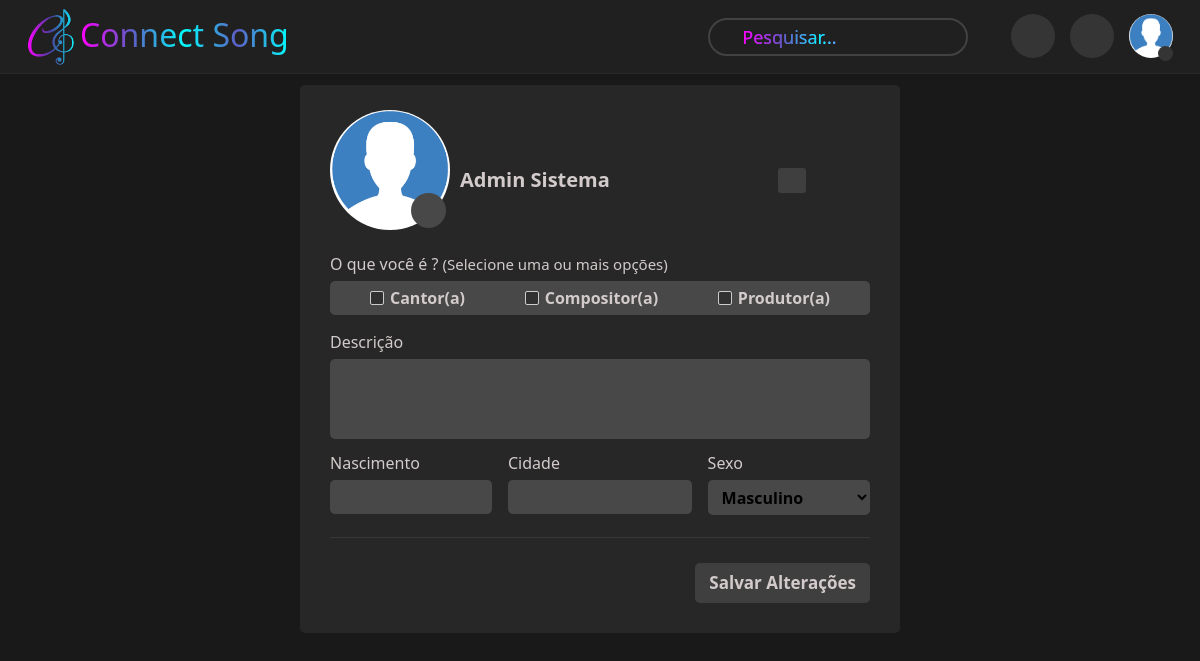
Page /perfil/editar (signed in) on the earlier database version.
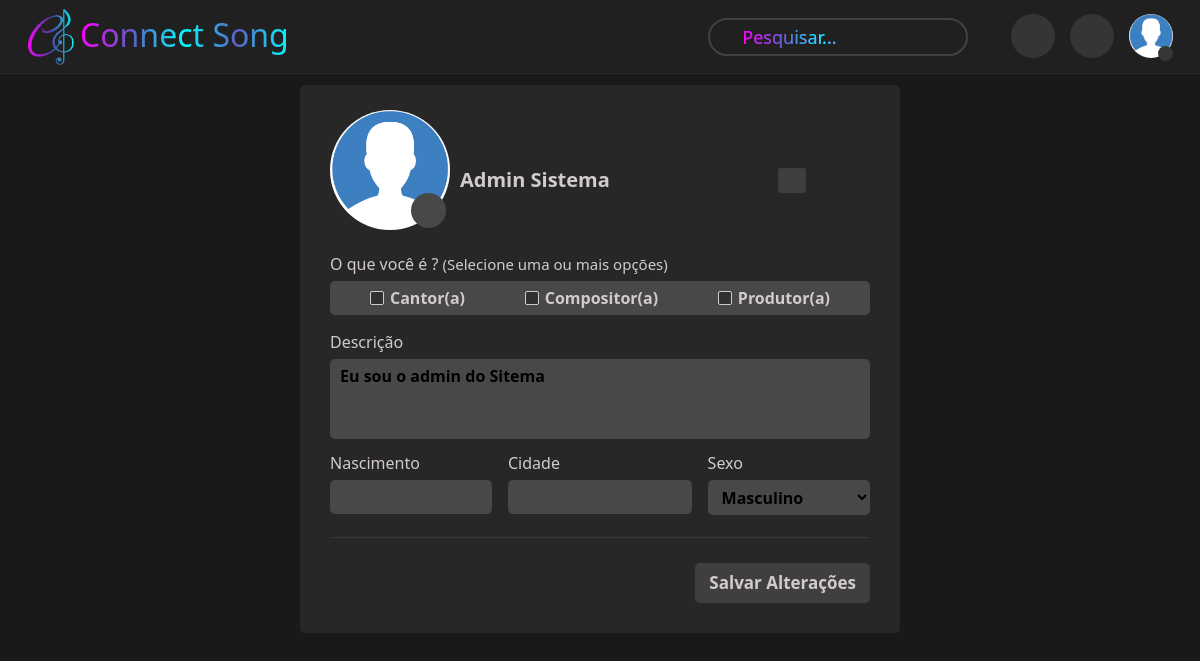
Same page on the later database version.
### usuarios/models.py (models this page shows, shortened)
class Perfil(models.Model):
    usuario = models.OneToOneField(User, on_delete=models.CASCADE)
    foto_perfil = models.ImageField(upload_to='profile_images/', null=True, blank=True)
    foto_capa = models.ImageField(upload_to='cover_images/', null=True, blank=True)
    nome_completo = models.CharField(max_length=100, null=True, blank=True)
    atribuicao = models.CharField(max_length=255, null=True, blank=True)
    descricao = models.TextField(blank=True)
    data_nascimento = models.DateField(null=True, blank=True)
    sexo = models.CharField(max_length=1, choices=sexo_opcoes, null=True, blank=True)
    cidade = models.CharField(max_length=50, null=True, blank=True)
    def get_atribuicao_display(self):
        return self.atribuicao.split('/') if self.atribuicao else []

### usuarios/views.py (the view, shortened to what this page needs)
# urls.py: path('perfil/editar', PerfilUpdate.as_view(), name='editar-perfil'),
class PerfilUpdate(LoginRequiredMixin, UpdateView):
    login_url = reverse_lazy('login')
    template_name = 'usuarios/form_perfil.html'
    model = Perfil
    form_class = PerfilForm
    def get_object(self, queryset=None):
        if self.request.user.is_authenticated:
            return self.request.user.perfil
        return None
    def get_form(self, form_class=None):
        form = super().get_form(form_class)
        form.fields['atribuicao'].initial = [opcao[0:] for opcao in form.instance.get_atribuicao_display()]
        return form
    def get_context_data(self, *args, **kwargs):
        context = super().get_context_data(*args, **kwargs)
        user = self.request.user
        perfil = Perfil.objects.get(usuario=user)
        foto = {
            'foto': perfil.foto_perfil if perfil.foto_perfil else '',
        }
        context['foto'] = foto
        return context

### usuarios/forms.py
class PerfilForm(forms.ModelForm):
    atribuicao_opcoes = (('Cantor', 'Cantor'), ('Compositor', 'Compositor'), ('Produtor', 'Produtor'))
    atribuicao = forms.MultipleChoiceField(
        choices=(atribuicao_opcoes),  # Substitua com suas opções
        widget=forms.CheckboxSelectMultiple(attrs={'class': 'atribuicao-checkbox'}),
    )
    sexo = forms.ChoiceField(choices=(sexo_opcoes), initial=None)
    class Meta:
        model = Perfil
        fields = ['nome_completo', 'foto_perfil', 'atribuicao', 'descricao', 'data_nascimento', 'cidade', 'sexo']
        widgets = {
            'foto_perfil' :forms.ClearableFileInput(attrs={'class': 'foto'})
        }
    def __init__(self, *args, **kwargs):
        super().__init__(*args, **kwargs)
        self.fields['atribuicao'].choices = self.atribuicao_opcoes
        atribuicao_atual = self.instance.atribuicao.split('/') if self.instance.atribuicao else []
        self.fields['atribuicao'].initial = atribuicao_atual

### usuarios/templates/usuarios/form_perfil.html (shortened to what this page needs)
{% extends 'paginas/index.html' %}
{% load static %}
{% load crispy_forms_tags %}
{% block styles %}
    <link rel="stylesheet" href="{% static 'css/form-perfil.css' %}">
{% endblock %}
{% block content %}
<div class="form-container">
    <form action="" method="POST" enctype="multipart/form-data" id="form-perfil">
        <div id="foto_nome-box">
            <div class="input-field" id="input-foto">
                <label for="{{ form.foto_perfil.id_for_label }}" id="label-foto">
                    <img src="{% static 'img/perfil-generico.png' %}" alt="" id="imagem-perfil">
                    <div id="icone-box">
                        <i class="fa-solid fa-camera"></i>
                    </div>
                </label>
            </div>
            <div class="input-field" id="field-nome">
                {{form.nome_completo}}
                <label for="{{ form.nome_completo.id_for_label }}" id="label-nome" class="btn-default">
                    <i class="fa-solid fa-pencil"></i>
                </label>
            </div>
        </div>
        <div class="input-field" id="field-atribuicao">
            <label id="lbl-atribuicao">O que você é ? <span>(Selecione uma ou mais opções)</span></label>
            <div id="checkox-container">
                {% for checkbox_id, checkbox_label in form.fields.atribuicao.choices %}
                    <div class="checkbox">
                        <label class="label-select" for="{{ checkbox_id }}">
                            <i class="fa fa-check"></i> {{ checkbox_label }}(a)
                        </label>
                    </div>
                {% endfor %}
            </div>
        </div>
        <div class="input-field">
            <label for="{{ form.descricao.id_for_label }}">Descrição</label>
            {{form.descricao}}
        </div>
        <div class="input-group">
            <div class="input-field">
                <label for="{{ form.data_nascimento.id_for_label }}">Nascimento</label>
                {{form.data_nascimento}}
            </div>
            <div class="input-field" id="input-cidade">
                <label for="{{ form.cidade.id_for_label }}">Cidade</label>
                {{form.cidade}}
            </div>
            <div class="input-field" id="field-sexo">
                <label for="{{ form.descricao.id_for_label }}">Sexo</label>
                {{form.sexo}}
            </div>
        </div>
        <div class="btn-box">
            <button type="submit" class="btn-default">Salvar Alterações</button>
        </div>
    </form>
</div>
{% endblock %}

Differences in the rows shown:
changed Perfil "Admin Sistema": descricao (not shown) → "Eu sou o admin do Sitema"
